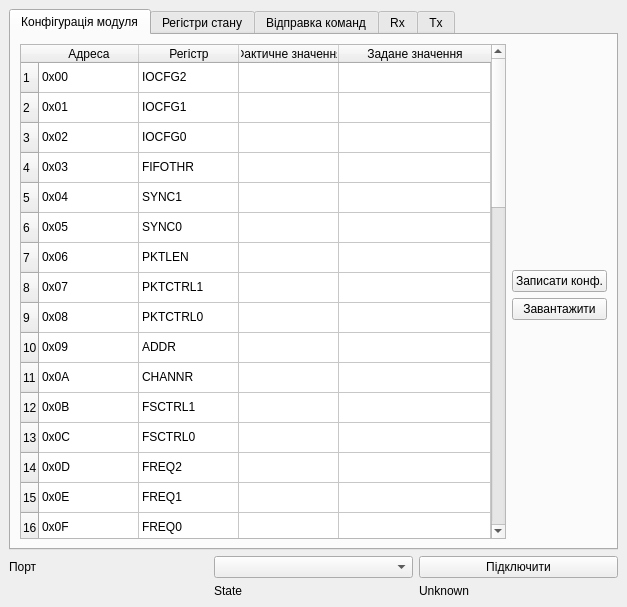
<?xml version="1.0" encoding="UTF-8"?>
<ui version="4.0">
 <class>MainWindow</class>
 <widget class="QMainWindow" name="MainWindow">
  <property name="geometry">
   <rect>
    <x>0</x>
    <y>0</y>
    <width>627</width>
    <height>607</height>
   </rect>
  </property>
  <property name="windowTitle">
   <string>MainWindow</string>
  </property>
  <widget class="QWidget" name="centralwidget">
   <layout class="QGridLayout" name="gridLayout_6">
    <item row="1" column="0">
     <layout class="QGridLayout" name="gridLayout_3">
      <item row="0" column="0">
       <widget class="QLabel" name="label_2">
        <property name="text">
         <string>Порт</string>
        </property>
       </widget>
      </item>
      <item row="0" column="2">
       <widget class="QPushButton" name="bConnectDisconnect">
        <property name="text">
         <string>Підключити</string>
        </property>
       </widget>
      </item>
      <item row="1" column="1">
       <widget class="QLabel" name="label">
        <property name="text">
         <string>State</string>
        </property>
       </widget>
      </item>
      <item row="0" column="1">
       <widget class="QComboBox" name="cListPort"/>
      </item>
      <item row="1" column="2">
       <widget class="QLabel" name="LStateMachine">
        <property name="text">
         <string>Unknown</string>
        </property>
       </widget>
      </item>
     </layout>
    </item>
    <item row="0" column="0">
     <widget class="QTabWidget" name="tabWidget">
      <property name="currentIndex">
       <number>0</number>
      </property>
      <widget class="QWidget" name="tab">
       <attribute name="title">
        <string>Конфігурація модуля</string>
       </attribute>
       <layout class="QVBoxLayout" name="verticalLayout_2">
        <item>
         <layout class="QGridLayout" name="gridLayout_4">
          <item row="0" column="0" rowspan="4">
           <widget class="QTableWidget" name="tConfigurationsRegister">
            <attribute name="horizontalHeaderStretchLastSection">
             <bool>true</bool>
            </attribute>
            <attribute name="verticalHeaderCascadingSectionResizes">
             <bool>false</bool>
            </attribute>
            <row/>
            <row/>
            <row/>
            <row/>
            <row/>
            <row/>
            <row/>
            <row/>
            <row/>
            <row/>
            <row/>
            <row/>
            <row/>
            <row/>
            <row/>
            <row/>
            <row/>
            <row/>
            <row/>
            <row/>
            <row/>
            <row/>
            <row/>
            <row/>
            <row/>
            <row/>
            <row/>
            <row/>
            <row/>
            <row/>
            <row/>
            <row/>
            <row/>
            <row/>
            <row/>
            <row/>
            <row/>
            <row/>
            <row/>
            <row/>
            <row/>
            <row/>
            <row/>
            <row/>
            <row/>
            <row/>
            <row/>
            <column>
             <property name="text">
              <string>Адреса</string>
             </property>
            </column>
            <column>
             <property name="text">
              <string>Регістр</string>
             </property>
            </column>
            <column>
             <property name="text">
              <string>Фактичне значення</string>
             </property>
            </column>
            <column>
             <property name="text">
              <string>Задане значення</string>
             </property>
            </column>
            <item row="0" column="0">
             <property name="text">
              <string>0x00</string>
             </property>
            </item>
            <item row="0" column="1">
             <property name="text">
              <string>IOCFG2</string>
             </property>
            </item>
            <item row="1" column="0">
             <property name="text">
              <string>0x01</string>
             </property>
            </item>
            <item row="1" column="1">
             <property name="text">
              <string>IOCFG1</string>
             </property>
            </item>
            <item row="2" column="0">
             <property name="text">
              <string>0x02</string>
             </property>
            </item>
            <item row="2" column="1">
             <property name="text">
              <string>IOCFG0</string>
             </property>
            </item>
            <item row="3" column="0">
             <property name="text">
              <string>0x03</string>
             </property>
            </item>
            <item row="3" column="1">
             <property name="text">
              <string>FIFOTHR</string>
             </property>
            </item>
            <item row="4" column="0">
             <property name="text">
              <string>0x04</string>
             </property>
            </item>
            <item row="4" column="1">
             <property name="text">
              <string>SYNC1</string>
             </property>
            </item>
            <item row="5" column="0">
             <property name="text">
              <string>0x05</string>
             </property>
            </item>
            <item row="5" column="1">
             <property name="text">
              <string>SYNC0</string>
             </property>
            </item>
            <item row="6" column="0">
             <property name="text">
              <string>0x06</string>
             </property>
            </item>
            <item row="6" column="1">
             <property name="text">
              <string>PKTLEN</string>
             </property>
            </item>
            <item row="7" column="0">
             <property name="text">
              <string>0x07</string>
             </property>
            </item>
            <item row="7" column="1">
             <property name="text">
              <string>PKTCTRL1</string>
             </property>
            </item>
            <item row="8" column="0">
             <property name="text">
              <string>0x08</string>
             </property>
            </item>
            <item row="8" column="1">
             <property name="text">
              <string>PKTCTRL0</string>
             </property>
            </item>
            <item row="9" column="0">
             <property name="text">
              <string>0x09</string>
             </property>
            </item>
            <item row="9" column="1">
             <property name="text">
              <string>ADDR</string>
             </property>
            </item>
            <item row="10" column="0">
             <property name="text">
              <string>0x0A</string>
             </property>
            </item>
            <item row="10" column="1">
             <property name="text">
              <string>CHANNR</string>
             </property>
            </item>
            <item row="11" column="0">
             <property name="text">
              <string>0x0B</string>
             </property>
            </item>
            <item row="11" column="1">
             <property name="text">
              <string>FSCTRL1</string>
             </property>
            </item>
            <item row="12" column="0">
             <property name="text">
              <string>0x0C</string>
             </property>
            </item>
            <item row="12" column="1">
             <property name="text">
              <string>FSCTRL0</string>
             </property>
            </item>
            <item row="13" column="0">
             <property name="text">
              <string>0x0D</string>
             </property>
            </item>
            <item row="13" column="1">
             <property name="text">
              <string>FREQ2</string>
             </property>
            </item>
            <item row="14" column="0">
             <property name="text">
              <string>0x0E</string>
             </property>
            </item>
            <item row="14" column="1">
             <property name="text">
              <string>FREQ1</string>
             </property>
            </item>
            <item row="15" column="0">
             <property name="text">
              <string>0x0F</string>
             </property>
            </item>
            <item row="15" column="1">
             <property name="text">
              <string>FREQ0</string>
             </property>
            </item>
            <item row="16" column="0">
             <property name="text">
              <string>0x10</string>
             </property>
            </item>
            <item row="16" column="1">
             <property name="text">
              <string>MDMCFG4</string>
             </property>
            </item>
            <item row="17" column="0">
             <property name="text">
              <string>0x11</string>
             </property>
            </item>
            <item row="17" column="1">
             <property name="text">
              <string>MDMCFG3</string>
             </property>
            </item>
            <item row="18" column="0">
             <property name="text">
              <string>0x12</string>
             </property>
            </item>
            <item row="18" column="1">
             <property name="text">
              <string>MDMCFG2</string>
             </property>
            </item>
            <item row="19" column="0">
             <property name="text">
              <string>0x13</string>
             </property>
            </item>
            <item row="19" column="1">
             <property name="text">
              <string>MDMCFG1</string>
             </property>
            </item>
            <item row="20" column="0">
             <property name="text">
              <string>0x14</string>
             </property>
            </item>
            <item row="20" column="1">
             <property name="text">
              <string>MDMCFG0</string>
             </property>
            </item>
            <item row="21" column="0">
             <property name="text">
              <string>0x15</string>
             </property>
            </item>
            <item row="21" column="1">
             <property name="text">
              <string>DEVIATN</string>
             </property>
            </item>
            <item row="22" column="0">
             <property name="text">
              <string>0x16</string>
             </property>
            </item>
            <item row="22" column="1">
             <property name="text">
              <string>MCSM2</string>
             </property>
            </item>
            <item row="23" column="0">
             <property name="text">
              <string>0x17</string>
             </property>
            </item>
            <item row="23" column="1">
             <property name="text">
              <string>MCSM1</string>
             </property>
            </item>
            <item row="24" column="0">
             <property name="text">
              <string>0x18</string>
             </property>
            </item>
            <item row="24" column="1">
             <property name="text">
              <string>MCSM0</string>
             </property>
            </item>
            <item row="25" column="0">
             <property name="text">
              <string>0x19</string>
             </property>
            </item>
            <item row="25" column="1">
             <property name="text">
              <string>FOCCFG</string>
             </property>
            </item>
            <item row="26" column="0">
             <property name="text">
              <string>0x1A</string>
             </property>
            </item>
            <item row="26" column="1">
             <property name="text">
              <string>BSCFG</string>
             </property>
            </item>
            <item row="27" column="0">
             <property name="text">
              <string>0x1B</string>
             </property>
            </item>
            <item row="27" column="1">
             <property name="text">
              <string>AGCTRL2</string>
             </property>
            </item>
            <item row="28" column="0">
             <property name="text">
              <string>0x1C</string>
             </property>
            </item>
            <item row="28" column="1">
             <property name="text">
              <string>AGCTRL1</string>
             </property>
            </item>
            <item row="29" column="0">
             <property name="text">
              <string>0x1D</string>
             </property>
            </item>
            <item row="29" column="1">
             <property name="text">
              <string>AGCTRL0</string>
             </property>
            </item>
            <item row="30" column="0">
             <property name="text">
              <string>0x1E</string>
             </property>
            </item>
            <item row="30" column="1">
             <property name="text">
              <string>WOREVT1</string>
             </property>
            </item>
            <item row="31" column="0">
             <property name="text">
              <string>0x1F</string>
             </property>
            </item>
            <item row="31" column="1">
             <property name="text">
              <string>WOREVT0</string>
             </property>
            </item>
            <item row="32" column="0">
             <property name="text">
              <string>0x20</string>
             </property>
            </item>
            <item row="32" column="1">
             <property name="text">
              <string>WORCTRL</string>
             </property>
            </item>
            <item row="33" column="0">
             <property name="text">
              <string>0x21</string>
             </property>
            </item>
            <item row="33" column="1">
             <property name="text">
              <string>FREND1</string>
             </property>
            </item>
            <item row="34" column="0">
             <property name="text">
              <string>0x22</string>
             </property>
            </item>
            <item row="34" column="1">
             <property name="text">
              <string>FREND0</string>
             </property>
            </item>
            <item row="35" column="0">
             <property name="text">
              <string>0x23</string>
             </property>
            </item>
            <item row="35" column="1">
             <property name="text">
              <string>FSCAL3</string>
             </property>
            </item>
            <item row="36" column="0">
             <property name="text">
              <string>0x24</string>
             </property>
            </item>
            <item row="36" column="1">
             <property name="text">
              <string>FSCAL2</string>
             </property>
            </item>
            <item row="37" column="0">
             <property name="text">
              <string>0x25</string>
             </property>
            </item>
            <item row="37" column="1">
             <property name="text">
              <string>FSCAL1</string>
             </property>
            </item>
            <item row="38" column="0">
             <property name="text">
              <string>0x26</string>
             </property>
            </item>
            <item row="38" column="1">
             <property name="text">
              <string>FSCAL0</string>
             </property>
            </item>
            <item row="39" column="0">
             <property name="text">
              <string>0x27</string>
             </property>
            </item>
            <item row="39" column="1">
             <property name="text">
              <string>RCCTRL1</string>
             </property>
            </item>
            <item row="40" column="0">
             <property name="text">
              <string>0x28</string>
             </property>
            </item>
            <item row="40" column="1">
             <property name="text">
              <string>RCCTRL0</string>
             </property>
            </item>
            <item row="41" column="0">
             <property name="text">
              <string>0x29</string>
             </property>
            </item>
            <item row="41" column="1">
             <property name="text">
              <string>FSTEST</string>
             </property>
            </item>
            <item row="42" column="0">
             <property name="text">
              <string>0x2A</string>
             </property>
            </item>
            <item row="42" column="1">
             <property name="text">
              <string>PTEST</string>
             </property>
            </item>
            <item row="43" column="0">
             <property name="text">
              <string>0x2B</string>
             </property>
            </item>
            <item row="43" column="1">
             <property name="text">
              <string>AGCTEST</string>
             </property>
            </item>
            <item row="44" column="0">
             <property name="text">
              <string>0x2C</string>
             </property>
            </item>
            <item row="44" column="1">
             <property name="text">
              <string>TEST2</string>
             </property>
            </item>
            <item row="45" column="0">
             <property name="text">
              <string>0x2D</string>
             </property>
            </item>
            <item row="45" column="1">
             <property name="text">
              <string>TEST1</string>
             </property>
            </item>
            <item row="46" column="0">
             <property name="text">
              <string>0x2E</string>
             </property>
            </item>
            <item row="46" column="1">
             <property name="text">
              <string>TEST0</string>
             </property>
            </item>
           </widget>
          </item>
          <item row="2" column="1">
           <widget class="QPushButton" name="bLoadFile">
            <property name="text">
             <string>Завантажити</string>
            </property>
           </widget>
          </item>
          <item row="1" column="1">
           <widget class="QPushButton" name="bWriteConfigurationsRegister">
            <property name="text">
             <string>Записати конф.</string>
            </property>
           </widget>
          </item>
          <item row="0" column="1">
           <spacer name="verticalSpacer_6">
            <property name="orientation">
             <enum>Qt::Orientation::Vertical</enum>
            </property>
            <property name="sizeHint" stdset="0">
             <size>
              <width>20</width>
              <height>40</height>
             </size>
            </property>
           </spacer>
          </item>
          <item row="3" column="1">
           <spacer name="verticalSpacer_7">
            <property name="orientation">
             <enum>Qt::Orientation::Vertical</enum>
            </property>
            <property name="sizeHint" stdset="0">
             <size>
              <width>20</width>
              <height>40</height>
             </size>
            </property>
           </spacer>
          </item>
         </layout>
        </item>
       </layout>
      </widget>
      <widget class="QWidget" name="tab_3">
       <attribute name="title">
        <string>Регістри стану</string>
       </attribute>
       <layout class="QVBoxLayout" name="verticalLayout_3">
        <item>
         <widget class="QTableWidget" name="tStatusRegister">
          <property name="showGrid">
           <bool>true</bool>
          </property>
          <property name="sortingEnabled">
           <bool>false</bool>
          </property>
          <attribute name="horizontalHeaderCascadingSectionResizes">
           <bool>false</bool>
          </attribute>
          <attribute name="horizontalHeaderHighlightSections">
           <bool>true</bool>
          </attribute>
          <attribute name="horizontalHeaderShowSortIndicator" stdset="0">
           <bool>false</bool>
          </attribute>
          <attribute name="horizontalHeaderStretchLastSection">
           <bool>true</bool>
          </attribute>
          <attribute name="verticalHeaderVisible">
           <bool>true</bool>
          </attribute>
          <attribute name="verticalHeaderCascadingSectionResizes">
           <bool>false</bool>
          </attribute>
          <attribute name="verticalHeaderHighlightSections">
           <bool>true</bool>
          </attribute>
          <attribute name="verticalHeaderStretchLastSection">
           <bool>false</bool>
          </attribute>
          <row/>
          <row/>
          <row/>
          <row/>
          <row/>
          <row/>
          <row/>
          <row/>
          <row/>
          <row/>
          <row/>
          <row/>
          <row/>
          <row/>
          <column>
           <property name="text">
            <string>Адреса</string>
           </property>
          </column>
          <column>
           <property name="text">
            <string>Регістр</string>
           </property>
          </column>
          <column>
           <property name="text">
            <string>Значення</string>
           </property>
          </column>
          <item row="0" column="0">
           <property name="text">
            <string>0xF0</string>
           </property>
          </item>
          <item row="0" column="1">
           <property name="text">
            <string>PARTNUM</string>
           </property>
          </item>
          <item row="1" column="0">
           <property name="text">
            <string>0xF1</string>
           </property>
          </item>
          <item row="1" column="1">
           <property name="text">
            <string>VERSION</string>
           </property>
          </item>
          <item row="2" column="0">
           <property name="text">
            <string>0xF2</string>
           </property>
          </item>
          <item row="2" column="1">
           <property name="text">
            <string>FREQEST</string>
           </property>
          </item>
          <item row="3" column="0">
           <property name="text">
            <string>0xF3</string>
           </property>
          </item>
          <item row="3" column="1">
           <property name="text">
            <string>LQI</string>
           </property>
          </item>
          <item row="4" column="0">
           <property name="text">
            <string>0xF4</string>
           </property>
          </item>
          <item row="4" column="1">
           <property name="text">
            <string>RSSI</string>
           </property>
          </item>
          <item row="5" column="0">
           <property name="text">
            <string>0xF5</string>
           </property>
          </item>
          <item row="5" column="1">
           <property name="text">
            <string>MARCSTATE</string>
           </property>
          </item>
          <item row="6" column="0">
           <property name="text">
            <string>0xF6</string>
           </property>
          </item>
          <item row="6" column="1">
           <property name="text">
            <string>WORTIME1</string>
           </property>
          </item>
          <item row="7" column="0">
           <property name="text">
            <string>0xF7</string>
           </property>
          </item>
          <item row="7" column="1">
           <property name="text">
            <string>WORTIME0</string>
           </property>
          </item>
          <item row="8" column="0">
           <property name="text">
            <string>0xF8</string>
           </property>
          </item>
          <item row="8" column="1">
           <property name="text">
            <string>PKTSTATUS</string>
           </property>
          </item>
          <item row="9" column="0">
           <property name="text">
            <string>0xF9</string>
           </property>
          </item>
          <item row="9" column="1">
           <property name="text">
            <string>VCO_VC_DAC</string>
           </property>
          </item>
          <item row="10" column="0">
           <property name="text">
            <string>0xFA</string>
           </property>
          </item>
          <item row="10" column="1">
           <property name="text">
            <string>TXBYTES</string>
           </property>
          </item>
          <item row="11" column="0">
           <property name="text">
            <string>0xFB</string>
           </property>
          </item>
          <item row="11" column="1">
           <property name="text">
            <string>RXBYTES</string>
           </property>
          </item>
          <item row="12" column="0">
           <property name="text">
            <string>0xFC</string>
           </property>
          </item>
          <item row="12" column="1">
           <property name="text">
            <string>RCCTRL1_STATUS</string>
           </property>
          </item>
          <item row="13" column="0">
           <property name="text">
            <string>0xFD</string>
           </property>
          </item>
          <item row="13" column="1">
           <property name="text">
            <string>RCCTRL0_STATUS</string>
           </property>
          </item>
         </widget>
        </item>
        <item>
         <spacer name="horizontalSpacer">
          <property name="orientation">
           <enum>Qt::Orientation::Horizontal</enum>
          </property>
          <property name="sizeHint" stdset="0">
           <size>
            <width>40</width>
            <height>20</height>
           </size>
          </property>
         </spacer>
        </item>
       </layout>
      </widget>
      <widget class="QWidget" name="tab_2">
       <attribute name="title">
        <string>Відправка команд</string>
       </attribute>
       <layout class="QVBoxLayout" name="verticalLayout_4">
        <item>
         <layout class="QGridLayout" name="gridLayout_2">
          <item row="3" column="0">
           <widget class="QPushButton" name="bReadFIFO">
            <property name="text">
             <string>Зчитати буфер</string>
            </property>
           </widget>
          </item>
          <item row="3" column="1">
           <widget class="QPushButton" name="bWriteFIFO">
            <property name="text">
             <string>Записати в буфер</string>
            </property>
           </widget>
          </item>
          <item row="2" column="0" colspan="2">
           <widget class="QPlainTextEdit" name="plainFIFO"/>
          </item>
          <item row="1" column="0" colspan="2">
           <widget class="QLabel" name="label_4">
            <property name="text">
             <string>Буфер</string>
            </property>
           </widget>
          </item>
         </layout>
        </item>
        <item>
         <layout class="QGridLayout" name="gridLayout">
          <item row="3" column="2">
           <widget class="QPushButton" name="bSPWD">
            <property name="text">
             <string>SPWD</string>
            </property>
           </widget>
          </item>
          <item row="2" column="1">
           <widget class="QPushButton" name="bSRX">
            <property name="text">
             <string>SRX</string>
            </property>
           </widget>
          </item>
          <item row="4" column="2">
           <widget class="QPushButton" name="bSWORRST">
            <property name="text">
             <string>SWORRST</string>
            </property>
           </widget>
          </item>
          <item row="2" column="2">
           <widget class="QPushButton" name="bSTX">
            <property name="text">
             <string>STX</string>
            </property>
           </widget>
          </item>
          <item row="4" column="1">
           <widget class="QPushButton" name="bSFTX">
            <property name="text">
             <string>SFTX</string>
            </property>
           </widget>
          </item>
          <item row="5" column="1">
           <widget class="QPushButton" name="bSNOP">
            <property name="text">
             <string>SNOP</string>
            </property>
           </widget>
          </item>
          <item row="3" column="1">
           <widget class="QPushButton" name="bSWOR">
            <property name="text">
             <string>SWOR</string>
            </property>
           </widget>
          </item>
          <item row="1" column="2">
           <widget class="QPushButton" name="bSXOFF">
            <property name="text">
             <string>SXOFF</string>
            </property>
           </widget>
          </item>
          <item row="1" column="0">
           <widget class="QPushButton" name="bSRES">
            <property name="text">
             <string>SRES</string>
            </property>
           </widget>
          </item>
          <item row="1" column="1">
           <widget class="QPushButton" name="bSFSTXON">
            <property name="text">
             <string>SFSTXON</string>
            </property>
           </widget>
          </item>
          <item row="3" column="0">
           <widget class="QPushButton" name="bSIDLE">
            <property name="text">
             <string>SIDLE</string>
            </property>
           </widget>
          </item>
          <item row="4" column="0">
           <widget class="QPushButton" name="bSFRX">
            <property name="text">
             <string>SFRX</string>
            </property>
           </widget>
          </item>
          <item row="2" column="0">
           <widget class="QPushButton" name="bSCAL">
            <property name="text">
             <string>SCAL</string>
            </property>
           </widget>
          </item>
          <item row="0" column="0" colspan="3">
           <widget class="QLabel" name="label_3">
            <property name="text">
             <string>Команди</string>
            </property>
           </widget>
          </item>
         </layout>
        </item>
        <item>
         <spacer name="verticalSpacer_5">
          <property name="orientation">
           <enum>Qt::Orientation::Vertical</enum>
          </property>
          <property name="sizeHint" stdset="0">
           <size>
            <width>20</width>
            <height>40</height>
           </size>
          </property>
         </spacer>
        </item>
       </layout>
      </widget>
      <widget class="QWidget" name="tab_4">
       <attribute name="title">
        <string>Rx</string>
       </attribute>
       <layout class="QVBoxLayout" name="verticalLayout_5">
        <item>
         <layout class="QGridLayout" name="gridLayout_5">
          <item row="3" column="1">
           <widget class="QLabel" name="label_13">
            <property name="text">
             <string>Package error</string>
            </property>
           </widget>
          </item>
          <item row="4" column="2">
           <widget class="QLabel" name="label_12">
            <property name="text">
             <string>0</string>
            </property>
           </widget>
          </item>
          <item row="6" column="2">
           <widget class="QLabel" name="label_8">
            <property name="text">
             <string>0</string>
            </property>
           </widget>
          </item>
          <item row="8" column="1">
           <spacer name="verticalSpacer_2">
            <property name="orientation">
             <enum>Qt::Orientation::Vertical</enum>
            </property>
            <property name="sizeHint" stdset="0">
             <size>
              <width>20</width>
              <height>40</height>
             </size>
            </property>
           </spacer>
          </item>
          <item row="1" column="2">
           <widget class="QLabel" name="label_16">
            <property name="text">
             <string>0</string>
            </property>
           </widget>
          </item>
          <item row="2" column="2">
           <widget class="QLabel" name="label_6">
            <property name="text">
             <string>0</string>
            </property>
           </widget>
          </item>
          <item row="2" column="1">
           <widget class="QLabel" name="label_5">
            <property name="text">
             <string>RSSI</string>
            </property>
           </widget>
          </item>
          <item row="5" column="1">
           <widget class="QLabel" name="label_9">
            <property name="text">
             <string>Receive ok</string>
            </property>
           </widget>
          </item>
          <item row="1" column="1">
           <widget class="QLabel" name="label_15">
            <property name="text">
             <string>Receive</string>
            </property>
           </widget>
          </item>
          <item row="6" column="1">
           <widget class="QLabel" name="label_7">
            <property name="text">
             <string>CRC error</string>
            </property>
           </widget>
          </item>
          <item row="7" column="1">
           <widget class="QPushButton" name="pushButton">
            <property name="text">
             <string>Start</string>
            </property>
           </widget>
          </item>
          <item row="7" column="2">
           <widget class="QPushButton" name="pushButton_2">
            <property name="text">
             <string>Stop</string>
            </property>
           </widget>
          </item>
          <item row="5" column="2">
           <widget class="QLabel" name="label_10">
            <property name="text">
             <string>0</string>
            </property>
           </widget>
          </item>
          <item row="0" column="1">
           <spacer name="verticalSpacer">
            <property name="orientation">
             <enum>Qt::Orientation::Vertical</enum>
            </property>
            <property name="sizeHint" stdset="0">
             <size>
              <width>20</width>
              <height>40</height>
             </size>
            </property>
           </spacer>
          </item>
          <item row="0" column="0" rowspan="9">
           <widget class="QPlainTextEdit" name="plainTextEdit"/>
          </item>
          <item row="4" column="1">
           <widget class="QLabel" name="label_11">
            <property name="text">
             <string>Bit error</string>
            </property>
           </widget>
          </item>
          <item row="3" column="2">
           <widget class="QLabel" name="label_14">
            <property name="text">
             <string>0</string>
            </property>
           </widget>
          </item>
          <item row="9" column="0">
           <spacer name="verticalSpacer_4">
            <property name="orientation">
             <enum>Qt::Orientation::Vertical</enum>
            </property>
            <property name="sizeHint" stdset="0">
             <size>
              <width>20</width>
              <height>40</height>
             </size>
            </property>
           </spacer>
          </item>
         </layout>
        </item>
       </layout>
      </widget>
      <widget class="QWidget" name="tab_5">
       <attribute name="title">
        <string>Tx</string>
       </attribute>
       <layout class="QGridLayout" name="gridLayout_7">
        <item row="5" column="0">
         <widget class="QLabel" name="label_19">
          <property name="text">
           <string>Інтервал</string>
          </property>
         </widget>
        </item>
        <item row="2" column="0">
         <widget class="QRadioButton" name="radioButton">
          <property name="text">
           <string>Текстове поле</string>
          </property>
         </widget>
        </item>
        <item row="4" column="0">
         <widget class="QSpinBox" name="spinBox">
          <property name="maximum">
           <number>60</number>
          </property>
          <property name="value">
           <number>30</number>
          </property>
         </widget>
        </item>
        <item row="2" column="2" rowspan="12">
         <widget class="QPlainTextEdit" name="plainTextEdit_2"/>
        </item>
        <item row="1" column="2">
         <widget class="QLabel" name="label_17">
          <property name="text">
           <string>Повідомлення</string>
          </property>
         </widget>
        </item>
        <item row="8" column="0">
         <widget class="QSpinBox" name="spinBox_3">
          <property name="maximum">
           <number>1000</number>
          </property>
          <property name="value">
           <number>100</number>
          </property>
         </widget>
        </item>
        <item row="1" column="0">
         <widget class="QRadioButton" name="radioButton_2">
          <property name="text">
           <string>Випадкове повідомелення</string>
          </property>
         </widget>
        </item>
        <item row="7" column="0">
         <widget class="QLabel" name="label_20">
          <property name="text">
           <string>Кількість пакетів</string>
          </property>
         </widget>
        </item>
        <item row="3" column="0">
         <widget class="QLabel" name="label_18">
          <property name="text">
           <string>Довжина пакету</string>
          </property>
         </widget>
        </item>
        <item row="6" column="0">
         <widget class="QSpinBox" name="spinBox_2">
          <property name="maximum">
           <number>10000</number>
          </property>
          <property name="value">
           <number>300</number>
          </property>
         </widget>
        </item>
        <item row="2" column="3">
         <widget class="QPushButton" name="pushButton_3">
          <property name="text">
           <string>Start</string>
          </property>
         </widget>
        </item>
        <item row="14" column="2">
         <spacer name="verticalSpacer_3">
          <property name="orientation">
           <enum>Qt::Orientation::Vertical</enum>
          </property>
          <property name="sizeHint" stdset="0">
           <size>
            <width>20</width>
            <height>40</height>
           </size>
          </property>
         </spacer>
        </item>
        <item row="4" column="3">
         <widget class="QPushButton" name="pushButton_4">
          <property name="text">
           <string>Stop</string>
          </property>
         </widget>
        </item>
       </layout>
      </widget>
     </widget>
    </item>
   </layout>
  </widget>
 </widget>
 <resources/>
 <connections/>
</ui>
